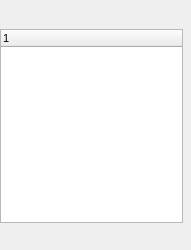
<?xml version="1.0" encoding="UTF-8"?>
<ui version="4.0">
  <class>ObjectTreeView</class>
  <widget class="QWidget" name="ObjectTreeView">
    <property name="geometry">
      <rect>
        <x>0</x>
        <y>0</y>
        <width>191</width>
        <height>250</height>
      </rect>
    </property>
    <property name="windowTitle">
      <string>Object TreeView</string>
    </property>
    <property name="font">
      <font>
        <family>MS Sans Serif</family>
        <pointsize>8</pointsize>
      </font>
    </property>
    <!-- vcl-BorderStyle: bsSizeToolWin → set windowFlags Qt::Tool in constructor -->
    <widget class="QToolBar" name="deToolBar">
      <property name="geometry">
        <rect>
          <x>0</x>
          <y>0</y>
          <width>183</width>
          <height>29</height>
        </rect>
      </property>
      <property name="windowTitle">
        <string>ToolBar</string>
      </property>
      <widget class="QToolButton" name="deAddButton">
        <property name="geometry">
          <rect>
            <x>0</x>
            <y>0</y>
            <width>23</width>
            <height>22</height>
          </rect>
        </property>
        <property name="text">
          <string/>
        </property>
        <property name="enabled">
          <bool>false</bool>
        </property>
      </widget>
      <widget class="QToolButton" name="deDeleteButton">
        <property name="geometry">
          <rect>
            <x>23</x>
            <y>0</y>
            <width>23</width>
            <height>22</height>
          </rect>
        </property>
        <property name="text">
          <string/>
        </property>
        <property name="enabled">
          <bool>false</bool>
        </property>
      </widget>
      <widget class="QWidget" name="deSeparator">
        <property name="geometry">
          <rect>
            <x>46</x>
            <y>0</y>
            <width>8</width>
            <height>1</height>
          </rect>
        </property>
        <property name="windowTitle">
          <string>Separator</string>
        </property>
      </widget>
      <widget class="QToolButton" name="deUpButton">
        <property name="geometry">
          <rect>
            <x>54</x>
            <y>0</y>
            <width>23</width>
            <height>22</height>
          </rect>
        </property>
        <property name="text">
          <string/>
        </property>
        <property name="enabled">
          <bool>false</bool>
        </property>
      </widget>
      <widget class="QToolButton" name="deDownButton">
        <property name="geometry">
          <rect>
            <x>77</x>
            <y>0</y>
            <width>23</width>
            <height>22</height>
          </rect>
        </property>
        <property name="text">
          <string/>
        </property>
        <property name="enabled">
          <bool>false</bool>
        </property>
      </widget>
    </widget>
    <widget class="QTreeWidget" name="deTreeView">
      <property name="geometry">
        <rect>
          <x>0</x>
          <y>29</y>
          <width>183</width>
          <height>194</height>
        </rect>
      </property>
      <!-- vcl-align: alClient → arrange in a Qt layout manager -->
    </widget>
  </widget>
  <resources/>
  <connections/>
</ui>
